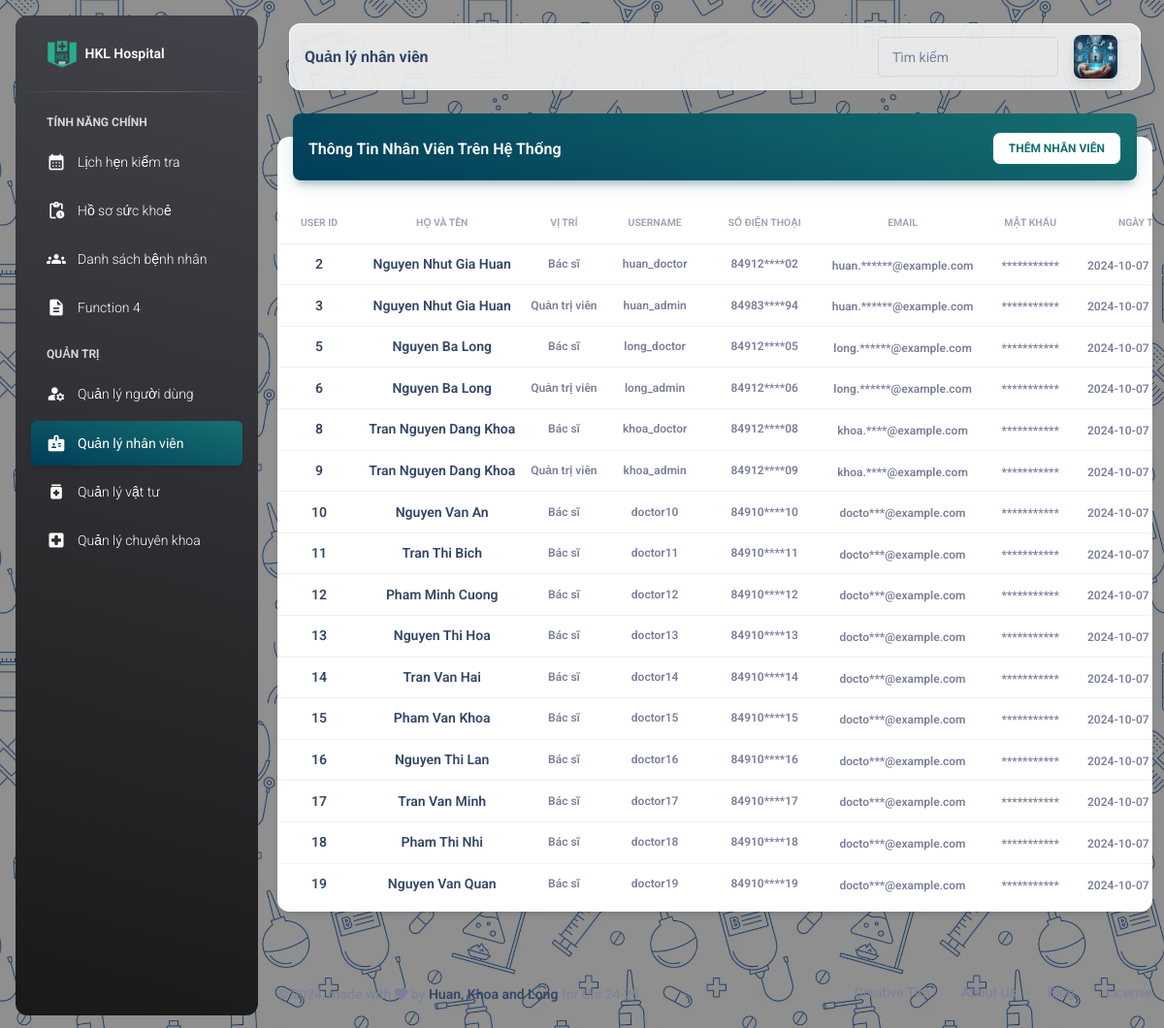
/TEST_Khoa/kho/employee_test.php, run on an earlier commit of the app's database.
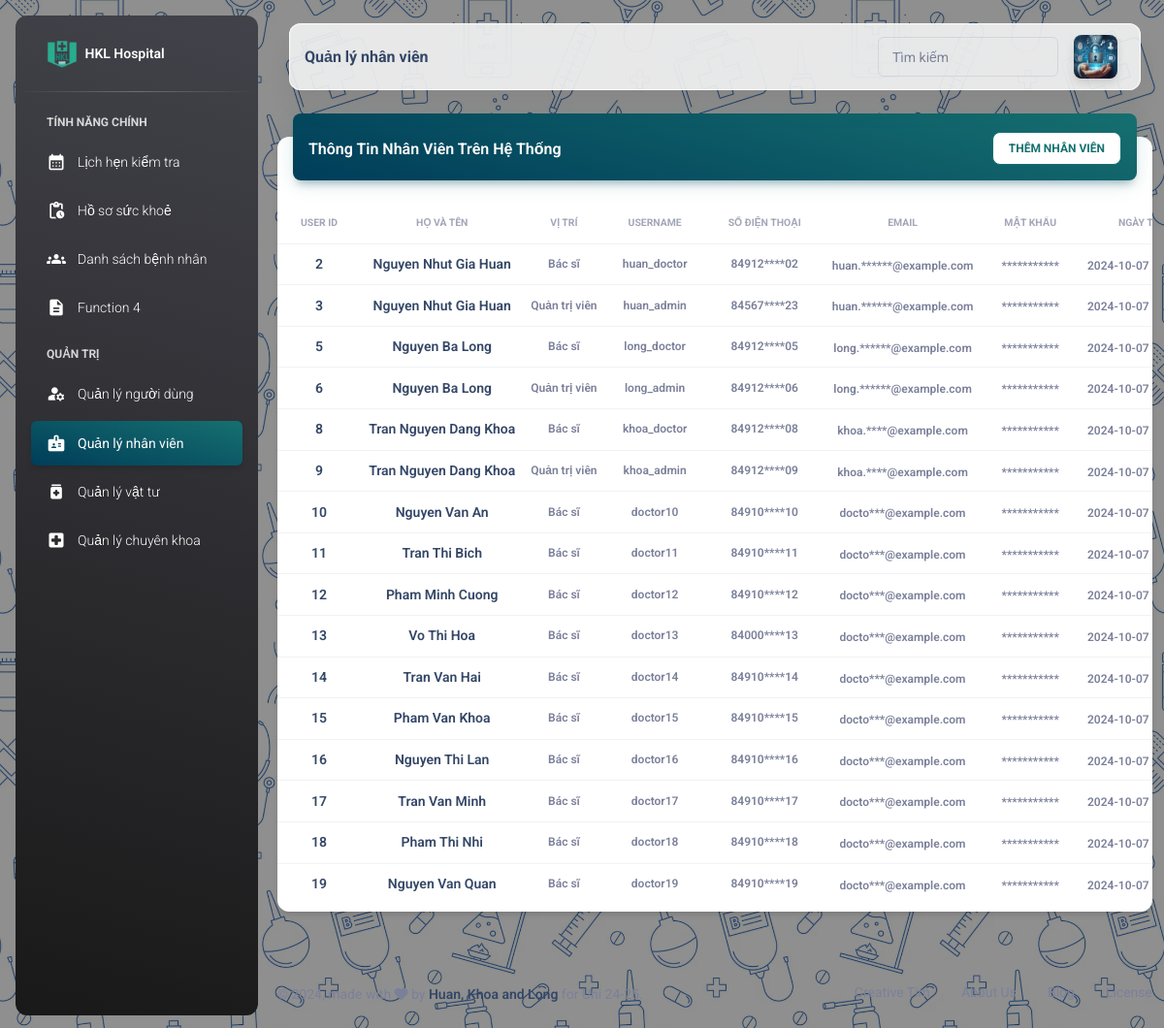
And on a later commit of the database.
### tables this page shows
CREATE TABLE `dim_user` (
  `user_id` int(11) NOT NULL,
  `user_name` varchar(255) DEFAULT NULL,
  `password` varchar(255) DEFAULT NULL,
  `email_address` varchar(255) DEFAULT NULL,
  `contact_no` bigint(11) DEFAULT NULL,
  `full_name` varchar(255) DEFAULT NULL,
  `created_at` timestamp NULL DEFAULT current_timestamp(),
  `updated_at` timestamp NULL DEFAULT NULL ON UPDATE current_timestamp(),
  `gender` varchar(25) DEFAULT NULL,
  `city` varchar(255) DEFAULT NULL,
  `address` varchar(255) DEFAULT NULL,
  `role` varchar(50) DEFAULT NULL,
  `specialty_id` int(11) DEFAULT NULL,
  `pricing` varchar(255) DEFAULT NULL,
  `oauth_google` varchar(255) DEFAULT NULL,
  `oauth_facebook` varchar(255) DEFAULT NULL
);

### TEST_Khoa/kho/employee_test.php (the view, shortened to what the rows shown need)
<?php
include SITE_ROOT . ('/HMS-Nhom11/assets/include/config.php');
include SITE_ROOT . ('/HMS-Nhom11/assets/include/header.php');
?>
<head>
</head>
<body class="g-sidenav-show"
    style="background-image: url('../assets/image/Hospital_Seamless1.png'); background-size: 400px 400px;">
    <main class="main-content border-radius-lg ">
        <div class="container-fluid py-4">
            <div class="row">
                <div class="col-12">
                    <div class="card my-4">
                        <div class="card-body px-0 pb-2">
                            <div class="table-responsive p-0">
                                <table id="employeeTable" class="table align-items-center mb-0">
                                    <thead>
                                        <tr>
                                            <th
                                                class="text-center text-uppercase text-secondary text-xxs font-weight-bolder opacity-7">
                                                User ID</th>
                                            <th
                                                class="text-center text-uppercase text-secondary text-xxs font-weight-bolder opacity-7">
                                                Họ và Tên</th>
                                            <th
                                                class="text-center text-uppercase text-secondary text-xxs font-weight-bolder opacity-7">
                                                Vị trí</th>
                                            <th
                                                class="text-center text-uppercase text-secondary text-xxs font-weight-bolder opacity-7">
                                                Username</th>
                                            <th
                                                class="text-center text-uppercase text-secondary text-xxs font-weight-bolder opacity-7">
                                                Số điện thoại</th>
                                            <th
                                                class="text-center text-uppercase text-secondary text-xxs font-weight-bolder opacity-7">
                                                Email</th>
                                            <th
                                                class="text-center text-uppercase text-secondary text-xxs font-weight-bolder opacity-7">
                                                Mật khẩu</th>
                                            <th
                                                class="text-center text-uppercase text-secondary text-xxs font-weight-bolder opacity-7">
                                                Ngày tạo</th>
                                        </tr>
                                    </thead>
                                    <tbody>
                                        <?php
                                        $get_data_query = "SELECT * FROM `dim_user` WHERE `role` <> 'patient' ";
                                        $get_data = mysqli_query($conn, $get_data_query);
                                        $count = mysqli_num_rows($get_data);
                                        if ($count > 0) {
                                            $roleMapping = [
                                                "doctor" => "Bác sĩ",
                                                "admin" => "Quản trị viên",
                                                "patient" => "Bệnh nhân"
                                            ];
                                            while ($row = mysqli_fetch_assoc($get_data)) {
                                                $user_id = $row["user_id"];
                                                $fullname = $row["full_name"];
                                                $role = isset($roleMapping[$row["role"]]) ? $roleMapping[$row["role"]] : $row["role"];
                                                $user_name = $row["user_name"];
                                                $phone = substr($row["contact_no"], 0, 5)
                                                    . str_repeat('*', (strlen($row["contact_no"]) - 7))
                                                    . substr($row["contact_no"], -2);
                                                $emailaddress = substr($row["email_address"], 0, 5)
                                                    . str_repeat('*', (strlen($row["email_address"]) - 17))
                                                    . substr($row["email_address"], -12);
                                                $password = str_repeat('*', (strlen($row["password"])));
                                                $created_at = $row["created_at"];
                                                echo "<tr>";
                                                echo "<td class='align-middle text-center'>";
                                                echo "<h6 class='mb-0 text-sm'>" . $user_id . "</h6>";
                                                echo "</td>";
                                                echo "<td class='align-middle text-center'>";
                                                echo "<h6 class='mb-0 text-sm'>" . $fullname . "</h6>";
                                                echo "</td>";
                                                echo "<td class='align-middle text-center text-sm'>";
                                                echo "<p class='text-xs font-weight-bold mb-0'>" . $role . "</p>";
                                                echo "</td>";
                                                echo "<td class='align-middle text-center text-sm'>";
                                                echo "<p class='text-xs font-weight-bold mb-0'>" . $user_name . "</p>";
                                                echo "</td>";
                                                echo "<td class='align-middle text-center text-sm'>";
                                                echo "<p class='text-xs font-weight-bold mb-0'>" . $phone . "</p>";
                                                echo "</td>";
                                                echo "<td class='align-middle text-center'>";
                                                echo "<span class='text-secondary text-xs font-weight-bold'>" . $emailaddress . "</span>";
                                                echo "</td>";
                                                echo "<td class='align-middle text-center'>";
                                                echo "<span class='text-secondary text-xs font-weight-bold'>" . $password . "</span>";
                                                echo "</td>";
                                                echo "<td class='align-middle text-center'>";
                                                echo "<span class='text-secondary text-xs font-weight-bold'>" . $created_at . "</span>";
                                                echo "</td>";
                                        ?>
                                                </tr>
                                        <?php
                                            }
                                        } else {
                                            echo "Không tìm thấy người dùng.";
                                        }
                                        ?>
                                    </tbody>
                                </table>
                            </div>
                        </div>
                    </div>
                </div>
            </div>
        </div>
    </main>
    <?php
    include SITE_ROOT . ('/HMS-Nhom11/assets/include/footer.php');
    ?>

What changed in the data, as far as the page shows it:
changed dim_user "huan_admin": contact_no "84983****94" → "84567****23"
changed dim_user "doctor13": full_name "Nguyen Thi Hoa" → "Vo Thi Hoa"; contact_no "84910****13" → "84000****13"
